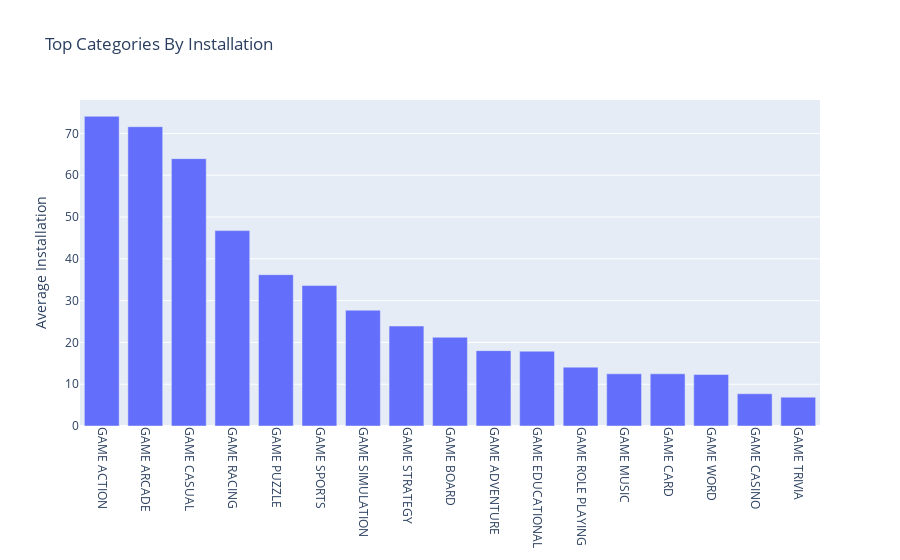

Notebook code cell kept with this figure:
### Code cell
fig = px.bar(data_frame=cat_install, x= cat_install.index, y=cat_install.values, labels={'y':'Average Installation'},
            title='Top Categories By Installation')
fig.update_layout(xaxis=go.layout.XAxis(tickangle=90))
fig.update_layout(xaxis={'categoryorder':'total descending'})
fig.show()

### Figure 1 — Plotly figure (JSON) as saved in the notebook; plotly's stock layout.template omitted (floating-point values rounded to 4 significant figures)
{"data": [{"alignmentgroup": "True", "hovertemplate": "category=%{x}<br>Average Installation=%{y}<extra></extra>", "legendgroup": "", "marker": {"color": "#636efa", "pattern": {"shape": ""}}, "name": "", "offsetgroup": "", "orientation": "v", "showlegend": false, "textposition": "auto", "type": "bar", "x": ["GAME ACTION", "GAME ARCADE", "GAME CASUAL", "GAME RACING", "GAME PUZZLE", "GAME SPORTS", "GAME SIMULATION", "GAME STRATEGY", "GAME BOARD", "GAME ADVENTURE", "GAME EDUCATIONAL", "GAME ROLE PLAYING", "GAME MUSIC", "GAME CARD", "GAME WORD", "GAME CASINO", "GAME TRIVIA"], "xaxis": "x", "y": [74.1, 71.61, 63.97, 46.75, 36.21, 33.61, 27.71, 23.91, 21.23, 18.03, 17.89, 14.08, 12.49, 12.48, 12.32, 7.715, 6.901], "yaxis": "y"}], "layout": {"barmode": "relative", "legend": {"tracegroupgap": 0}, "title": {"text": "Top Categories By Installation"}, "xaxis": {"categoryorder": "total descending", "tickangle": 90}, "yaxis": {"anchor": "x", "domain": [0, 1], "title": {"text": "Average Installation"}}}}
